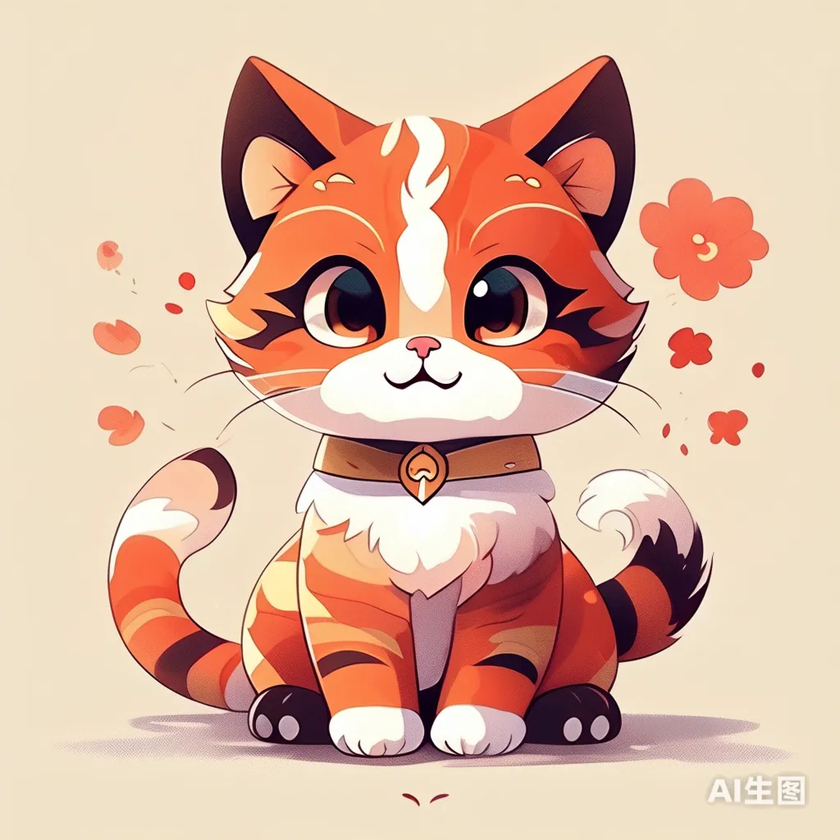
#> input picture img/blurCat.png, 840 x 840 px, shrunk from 1024 x 1024 before the run
$ python '04梯度.py'
#> lines starting #> are read from the running program, lines starting #| are printed output that depends on the picture
import cv2
import numpy as np


class ImageProcessor:
    def __init__(self, win_name, orginal_path):
#> called with win_name = 'www', orginal_path = './img/blurCat.png'
        self.winName = win_name
        self.gradient = None
        self.eroded = None
        self.dilated = None
        self.trackbarName = "kernelSize"
        self.orginal = cv2.imread(orginal_path, cv2.IMREAD_GRAYSCALE)
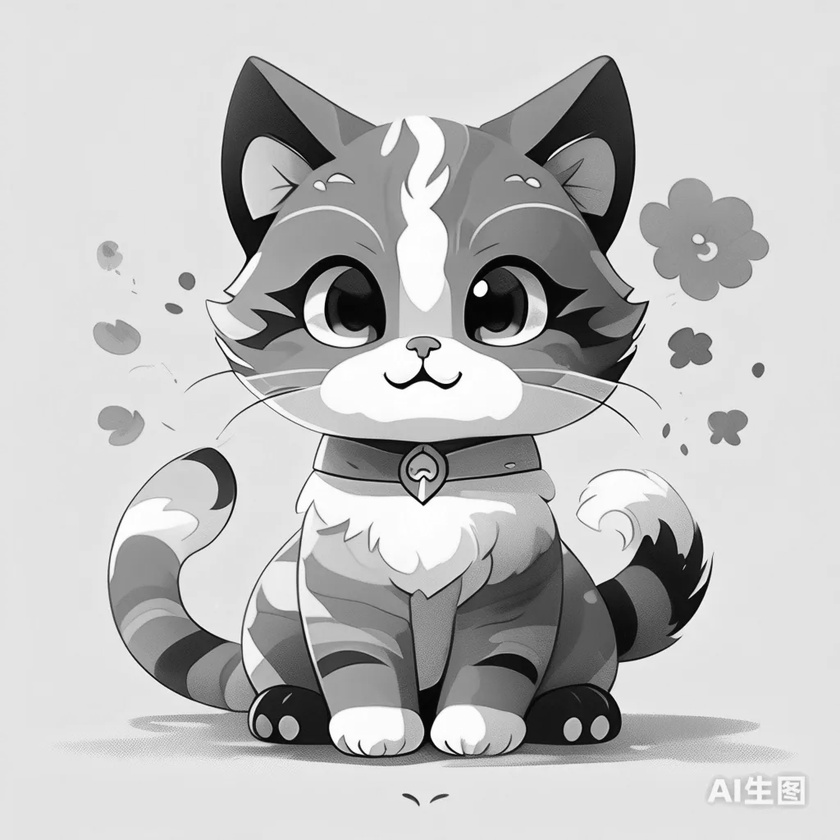
#> self.orginal: shape (840, 840); min 0, max 255, mean 190.7
        cv2.namedWindow(win_name, cv2.WINDOW_NORMAL)
        cv2.createTrackbar(self.trackbarName, win_name, 1, 23, self.update)

    def getBothPadding(self):
        # 随机灰度
        return np.full((self.orginal.shape[0], 10), fill_value=(np.random.randint(0, 255)), dtype=np.uint8)

    def update(self, var=1):
#> called with var = 1
        kernelSize: int = max(cv2.getTrackbarPos(self.trackbarName, self.winName), 1)
        kernel = np.ones((kernelSize, kernelSize), np.uint8)
        self.dilated = cv2.dilate(self.orginal, kernel)
        self.eroded = cv2.erode(self.orginal, kernel)
        self.gradient = cv2.morphologyEx(self.orginal, cv2.MORPH_GRADIENT, kernel)
#> self.gradient: shape (840, 840); every value is 0
        images_combined = np.hstack((self.orginal, self.getBothPadding(),
                                     self.dilated, self.getBothPadding(),
                                     self.eroded, self.getBothPadding(),
                                     self.gradient))
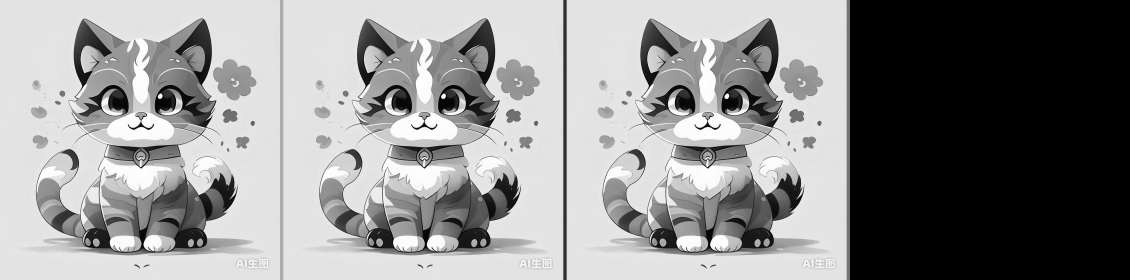
#> images_combined: shape (840, 3390) (shown at 1/3 size); min 0, max 255, mean 142.7
        cv2.imshow(self.winName, images_combined)

    def run(self):
        self.update()
        k = cv2.waitKey(0) & 0xFF
#> (key q is pressed here)
        if k == ord('q'):
            cv2.destroyAllWindows()


if __name__ == '__main__':
    ImageProcessor("www", "./img/blurCat.png").run()
